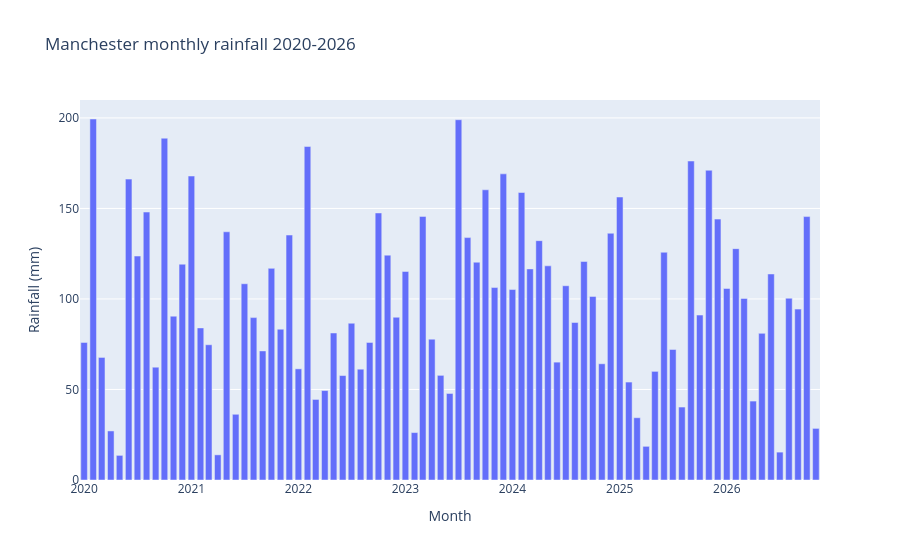

Here is the notebook cell this chart was saved with:
### Code cell
import plotly.express as px

monthly = rain.set_index("time")["precipitation_sum"].resample("MS").sum().reset_index()

fig = px.bar(monthly, x="time", y="precipitation_sum",
             title="Manchester monthly rainfall 2020-2026",
             labels={"time": "Month", "precipitation_sum": "Rainfall (mm)"})
fig.show()
